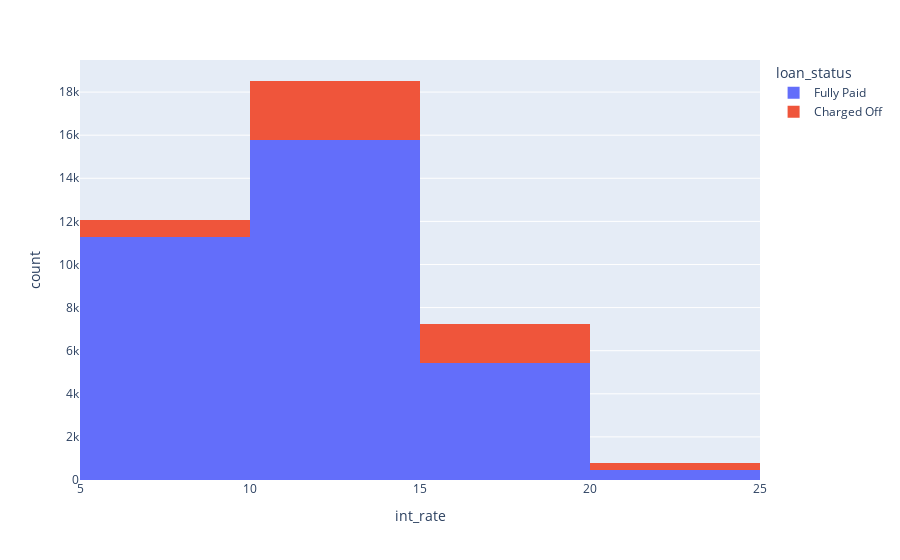

Notebook cell for this chart:
### Markdown cell above
#### What the numbers show
##### Chart No.1
* The number of loans of 36 months is significantly higher than that of 60 months but the no of charged off loans are very close so we can definitvely say loans of 60 months have a very high chance of defulting compared to 36 months 
##### Chart No.2
* The number of verified and Not verified source of income is similar enough to compare so our previous statment about the barplot can be concedred True
##### Chart No.3
* the number of people who have filed for bakrupcy are significantly lower so their comparison may yeild flase results
##### Chart No.5
* Less than 10% of the people have derogatory public records so analisys may be skewed
##### Chart No.6
* The employemnt lenth numbers are well distributed so our previous assumption is correct 
##### Chart No.7
* Leaving the Debt consolidation aside the other numbers are well distributed so our prevoius assumption holds true

Lets look at the interst rate, since it is a continues value looking at it in ranges will give us a clearer idea

### Code cell
px.histogram(Data_LC,x='int_rate',nbins=6,color='loan_status')

### Figure 1 — Plotly figure (JSON) as saved in the notebook; plotly's stock layout.template omitted (floating-point values rounded to 4 significant figures; data arrays with more than 128 entries replaced by an {"elided": "..."} marker saying what was removed)
{"data": [{"alignmentgroup": "True", "bingroup": "x", "hovertemplate": "loan_status=Fully Paid<br>int_rate=%{x}<br>count=%{y}<extra></extra>", "legendgroup": "Fully Paid", "marker": {"color": "#636efa", "pattern": {"shape": ""}}, "name": "Fully Paid", "nbinsx": 6, "offsetgroup": "Fully Paid", "orientation": "v", "showlegend": true, "type": "histogram", "x": {"elided": "32950 float values"}, "xaxis": "x", "yaxis": "y"}, {"alignmentgroup": "True", "bingroup": "x", "hovertemplate": "loan_status=Charged Off<br>int_rate=%{x}<br>count=%{y}<extra></extra>", "legendgroup": "Charged Off", "marker": {"color": "#EF553B", "pattern": {"shape": ""}}, "name": "Charged Off", "nbinsx": 6, "offsetgroup": "Charged Off", "orientation": "v", "showlegend": true, "type": "histogram", "x": {"elided": "5627 float values"}, "xaxis": "x", "yaxis": "y"}], "layout": {"barmode": "relative", "legend": {"title": {"text": "loan_status"}, "tracegroupgap": 0}, "margin": {"t": 60}, "xaxis": {"anchor": "y", "domain": [0, 1], "title": {"text": "int_rate"}}, "yaxis": {"anchor": "x", "domain": [0, 1], "title": {"text": "count"}}}}
